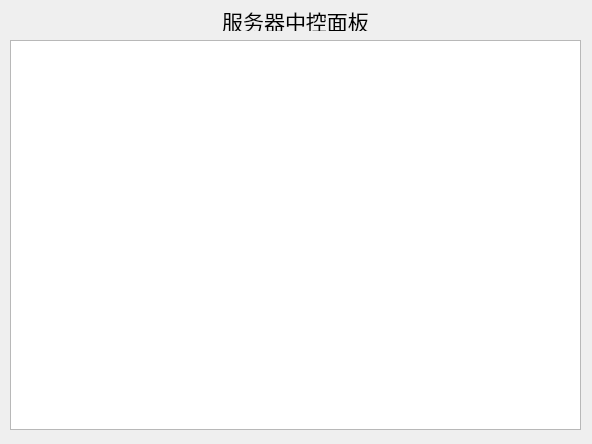
<?xml version="1.0" encoding="UTF-8"?>
<ui version="4.0">
 <class>ServerClass</class>
 <widget class="QMainWindow" name="ServerClass">
  <property name="geometry">
   <rect>
    <x>0</x>
    <y>0</y>
    <width>592</width>
    <height>444</height>
   </rect>
  </property>
  <property name="windowTitle">
   <string>Server</string>
  </property>
  <widget class="QWidget" name="centralWidget">
   <widget class="QPlainTextEdit" name="plainTextEdit_out">
    <property name="geometry">
     <rect>
      <x>10</x>
      <y>40</y>
      <width>571</width>
      <height>390</height>
     </rect>
    </property>
   </widget>
   <widget class="QLabel" name="label">
    <property name="geometry">
     <rect>
      <x>10</x>
      <y>10</y>
      <width>571</width>
      <height>21</height>
     </rect>
    </property>
    <property name="font">
     <font>
      <pointsize>16</pointsize>
     </font>
    </property>
    <property name="text">
     <string>服务器中控面板</string>
    </property>
    <property name="alignment">
     <set>Qt::AlignmentFlag::AlignCenter</set>
    </property>
   </widget>
  </widget>
 </widget>
 <layoutdefault spacing="6" margin="11"/>
 <resources>
  <include location="../../res/Server.qrc"/>
 </resources>
 <connections/>
</ui>
